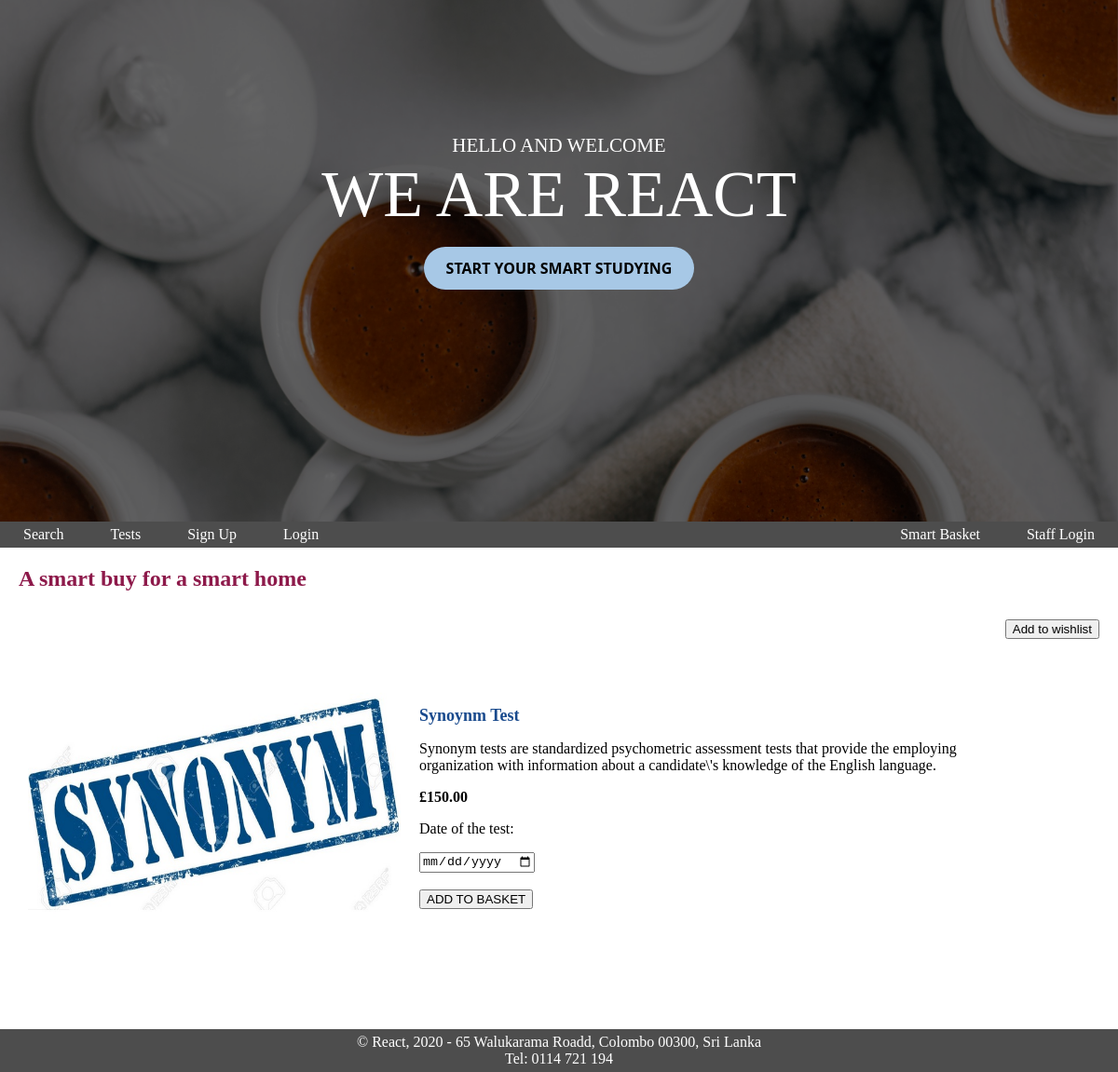
Page /prodbuy.php?u_prod_id=3&view=yes on the committed database.
### tables this page shows
CREATE TABLE IF NOT EXISTS tests (
    testId INT(4) NOT NULL AUTO_INCREMENT,
    testName VARCHAR(30) NOT NULL,
    testPicNameSmall VARCHAR(100) NOT NULL,
    testPicNameLarge VARCHAR(100) NOT NULL,
    testDescripShort VARCHAR(1000) NULL,
    testDescripLong VARCHAR(3000) NULL,
    testPrice DECIMAL(6, 2) NOT NULL,
    CONSTRAINT proid_product_pk PRIMARY KEY (testId),
    CONSTRAINT prodname_product_unique UNIQUE (testName)
  );

### prodbuy.php (the view, shortened to what this page needs)
<?php
include("db.php");
$pagename = "A smart buy for a smart home";
echo "<link rel=stylesheet type=text/css href=mystylesheet.css>";
echo "<body>";
include("detectlogin.php");
echo "<h4>" . $pagename . "</h4>";
if (!isset($_SESSION["user_type"]) || $_SESSION["user_type"] != "Administrator") {
    $prodid = $_GET['u_prod_id'];
    $SQL = "select testId, testName, testPicNameLarge, testDescripLong, testPrice from tests WHERE testId='" . $prodid . "';";
    $exeSQL = mysqli_query($conn, $SQL) or die(mysqli_error("Error"));
    echo "<table style='border: 0px'>";
    while ($arrayp = mysqli_fetch_array($exeSQL)) {
        if (isset($_GET['view'])) {
            $toView = $_GET['view'];
            if ($toView == "yes") {
                echo "<br><form action=prodbuy.php?u_prod_id=" . $prodid . " method=post>";
                echo "<input style='float: right' type=submit value='Add to wishlist'>";
                echo "</form>";
            }
        }
        echo "<tr>";
        echo "<td style='border: 0px'>";
        echo "<img src=images/" . $arrayp['testPicNameLarge'] . " height=400 width=400>";
        echo "</td>";
        echo "<td style='border: 0px'>";
        echo "<p><h5>" . $arrayp['testName'] . "</h5>";
        echo "<p>" . $arrayp['testDescripLong'] . "</p>";
        echo "<b><p>&pound;" . $arrayp['testPrice'] . "</p></b>";
        echo "<p>Date of the test: ";
        echo "<form action=shoppingcart.php method=post>";
        echo "<input type='date' name='testDate'>";
        echo "<br/>";
        echo "<br/>";
        echo "<input type=submit value='ADD TO BASKET'>";
        echo "</form>";
        echo "</td>";
        echo "</tr>";
    }
    echo "</table>";
} else {
    echo "Only Customers can buy tests";
}
echo "</body>";

### mystylesheet.css (style rules this page uses)
body { background-image: url("background_img.png"); }
#navigation { float: left; width: 100%; background: #4d4d4d; }
#navigation ul { margin: 0; padding: 0; }
#navigation ul li { list-style-type: none; display: inline; }
#navigation li a { display: block; float: left; padding: 5px 25px; color: #FFF; text-decoration: none; border-right: 0px solid#fff; }
#content { clear: left; padding: 20px; }
#content h4 { color:#8d194a; font-size: 24; margin: 0 0 .5em; }
#content h5 { color:#194a8d; font-size: 18; margin: 0 0 .5em; }
#footer { background:#4d4d4d; text-align: center; padding: 5px; color: #fff; }
table, th, td { border-collapse: collapse; border: 2px solid #4a8d19; }
td { padding:10px; text-align:left; color:#000000; }
html, body { height: 100vh; width: 100%; background-image: url("background_img.png"); padding: 0; margin: 0; }
.background { position: relative; text-align: center; color: white; height: 70%; width: 100%; background-image: url(./images/homepage.jpg); background-size: cover; overflow: hidden; background-repeat: no-repeat; background-attachment: fixed; }
.background-layer { background: rgba(0, 0, 0, 0.6); height: 100%; }
.brandname { position: absolute; color: #000000; text-align: center; font-family: Teen, Futura; color: #fff; margin-top: 0%; font-size: 70px; width: 100%; }
.brandtext { font-size: 21px; margin: 0%; text-align: center; padding: 12% 10% 0% 10%; font-family: grotesk, Futura; font-weight: normal; color: #fff; }
.button { border: none; color: black; border-radius: 30px; padding: 1% 2%; text-align: center; text-decoration: none; display: inline-block; font-size: 16px; margin-top: 8%; cursor: pointer; transition-duration: 0.4s; font-family: "Segoe UI", Tahoma, Geneva, Verdana, sans-serif; font-weight: bold; }
.brand-button { background: #a7c8e6; }

### rows in the picture
tests: testPicNameLarge (picture), testName "Synoynm Test", testDescripLong "Synonym tests are standardized psychometric assessment tests that provide the employing organization with information about a candidate\\'s knowledge of the English language.", testPrice "150.00"

### other values in the picture
$pagename "A smart buy for a smart home"
